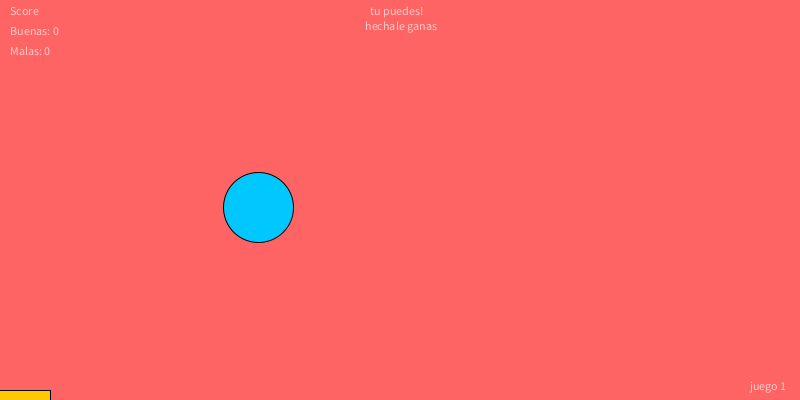
Frame 1 (no input)
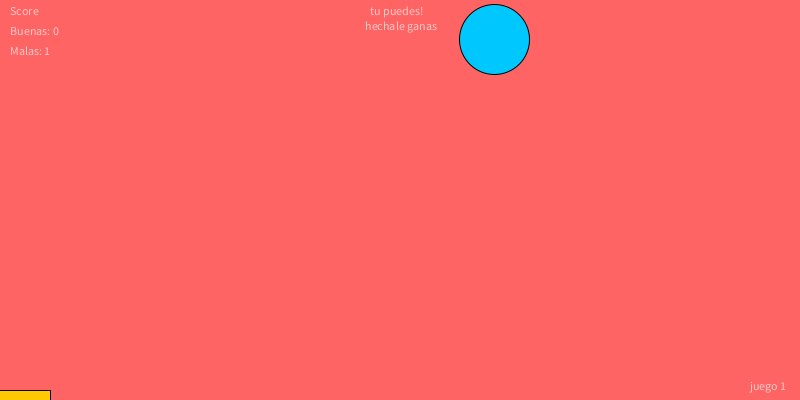
Frame 60 (the mouse pressed at the canvas centre just before this capture)
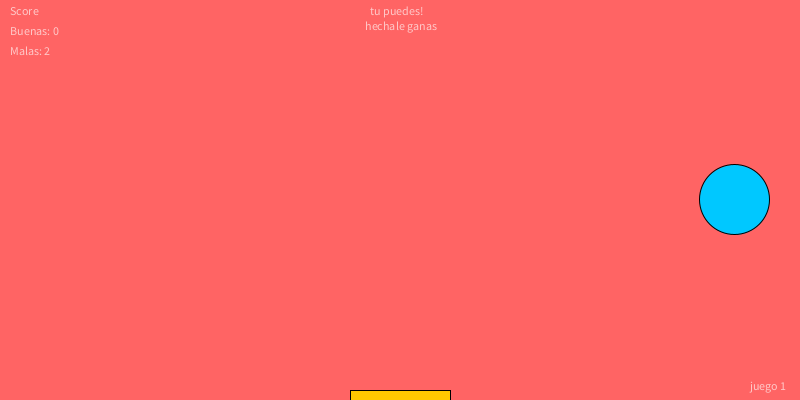
Frame 120 (the mouse held since frame 60 and released just before this capture)

The Processing sketch that drew these frames (run headless with seeded random() and noise(); from frame 60 on, the mouse is pressed at the canvas centre):

// Processing sketch: processing_76497
// ── processing_76497.pde

float posX=random (400);
float posY=random (800);

float sentidoX=4;
float sentidoY=8;

int buenas=0;
int malas=0;

void setup(){
  size(800,400);
  background(255,100,100); 

}

void draw(){
  background(255,100,100);
  
  fill(255,200,0);
  rect(mouseX-50,height-10,100,10);
  
  fill(0,200,255);
  ellipse(posX,posY,70,70);
  
   posY=posY+sentidoY;
   posX=posX+sentidoX;
   
    if(posY>=height-45){
      sentidoY=-sentidoY;
    float distancia=abs (mouseX-posX);
    if (distancia<=100) buenas=buenas+1;
    else malas=malas+1;
  
    }
    
    if(posY-45<=0){
      sentidoY=-sentidoY;
      
    }
    

    if(posX>=width-45){
      sentidoX=-sentidoX;
    }
    
    if(posX-50<=0){
      sentidoX=-sentidoX;
      
    }
    
    fill(255,200,200);
    text("Score",10,15);
    text("Buenas: "+buenas,10,35);
    text("Malas: "+malas,10,55);
    text("tu puedes!", 370,15);
    text("hechale ganas", 365,30);
    text("juego 1", 750,390);
  
}
